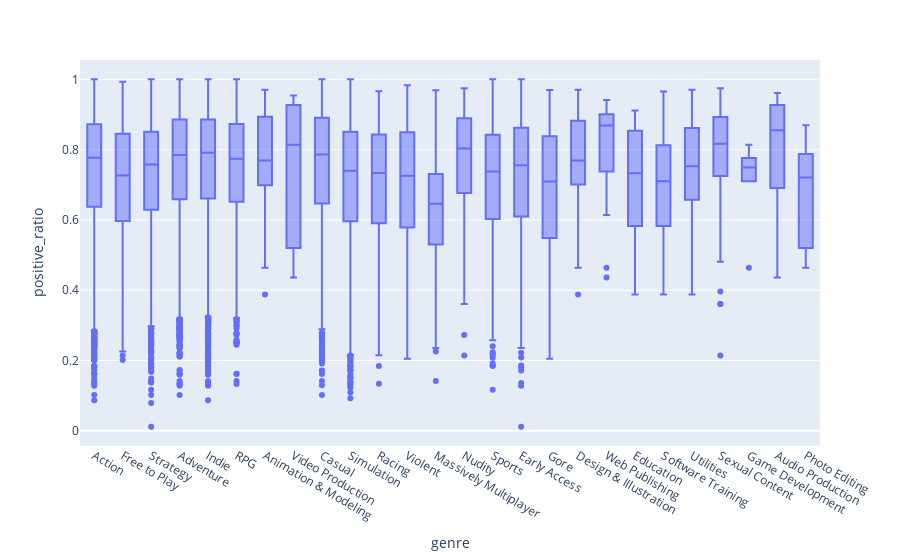

Notebook code cell kept with this figure:
### Code cell
fig = px.box(plotdf, x="genre", y="positive_ratio")
fig.update_traces(quartilemethod="exclusive") # or "inclusive", or "linear" by default
fig.show()

### Figure 1 — Plotly figure (JSON) as saved in the notebook; plotly's stock layout.template omitted (floating-point values rounded to 4 significant figures; data arrays with more than 128 entries replaced by an {"elided": "..."} marker saying what was removed)
{"data": [{"alignmentgroup": "True", "hovertemplate": "genre=%{x}<br>positive_ratio=%{y}<extra></extra>", "legendgroup": "", "marker": {"color": "#636efa"}, "name": "", "notched": false, "offsetgroup": "", "orientation": "v", "quartilemethod": "exclusive", "showlegend": false, "type": "box", "x": {"elided": "32952 str values"}, "x0": " ", "xaxis": "x", "y": {"elided": "32952 float values"}, "y0": " ", "yaxis": "y"}], "layout": {"boxmode": "group", "legend": {"tracegroupgap": 0}, "margin": {"t": 60}, "xaxis": {"anchor": "y", "domain": [0, 1], "title": {"text": "genre"}}, "yaxis": {"anchor": "x", "domain": [0, 1], "title": {"text": "positive_ratio"}}}}
